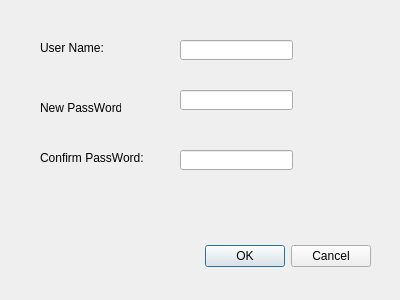
<?xml version="1.0" encoding="UTF-8"?>
<ui version="4.0">
 <class>resetPwd</class>
 <widget class="QDialog" name="resetPwd">
  <property name="geometry">
   <rect>
    <x>0</x>
    <y>0</y>
    <width>400</width>
    <height>300</height>
   </rect>
  </property>
  <property name="windowTitle">
   <string>Reset PassWord</string>
  </property>
  <widget class="QDialogButtonBox" name="buttonBox">
   <property name="geometry">
    <rect>
     <x>30</x>
     <y>240</y>
     <width>341</width>
     <height>32</height>
    </rect>
   </property>
   <property name="orientation">
    <enum>Qt::Horizontal</enum>
   </property>
   <property name="standardButtons">
    <set>QDialogButtonBox::Cancel|QDialogButtonBox::Ok</set>
   </property>
  </widget>
  <widget class="QLabel" name="label_2">
   <property name="geometry">
    <rect>
     <x>40</x>
     <y>100</y>
     <width>81</width>
     <height>16</height>
    </rect>
   </property>
   <property name="text">
    <string>New PassWord:</string>
   </property>
  </widget>
  <widget class="QLabel" name="label">
   <property name="geometry">
    <rect>
     <x>40</x>
     <y>40</y>
     <width>71</width>
     <height>16</height>
    </rect>
   </property>
   <property name="text">
    <string>User Name:</string>
   </property>
  </widget>
  <widget class="QLabel" name="label_3">
   <property name="geometry">
    <rect>
     <x>40</x>
     <y>150</y>
     <width>111</width>
     <height>16</height>
    </rect>
   </property>
   <property name="text">
    <string>Confirm PassWord:</string>
   </property>
  </widget>
  <widget class="QLineEdit" name="lineEdit">
   <property name="geometry">
    <rect>
     <x>180</x>
     <y>40</y>
     <width>113</width>
     <height>20</height>
    </rect>
   </property>
  </widget>
  <widget class="QLineEdit" name="lineEdit_2">
   <property name="geometry">
    <rect>
     <x>180</x>
     <y>90</y>
     <width>113</width>
     <height>20</height>
    </rect>
   </property>
  </widget>
  <widget class="QLineEdit" name="lineEdit_3">
   <property name="geometry">
    <rect>
     <x>180</x>
     <y>150</y>
     <width>113</width>
     <height>20</height>
    </rect>
   </property>
  </widget>
 </widget>
 <resources/>
 <connections>
  <connection>
   <sender>buttonBox</sender>
   <signal>accepted()</signal>
   <receiver>resetPwd</receiver>
   <slot>accept()</slot>
   <hints>
    <hint type="sourcelabel">
     <x>248</x>
     <y>254</y>
    </hint>
    <hint type="destinationlabel">
     <x>157</x>
     <y>274</y>
    </hint>
   </hints>
  </connection>
  <connection>
   <sender>buttonBox</sender>
   <signal>rejected()</signal>
   <receiver>resetPwd</receiver>
   <slot>reject()</slot>
   <hints>
    <hint type="sourcelabel">
     <x>316</x>
     <y>260</y>
    </hint>
    <hint type="destinationlabel">
     <x>286</x>
     <y>274</y>
    </hint>
   </hints>
  </connection>
 </connections>
</ui>
